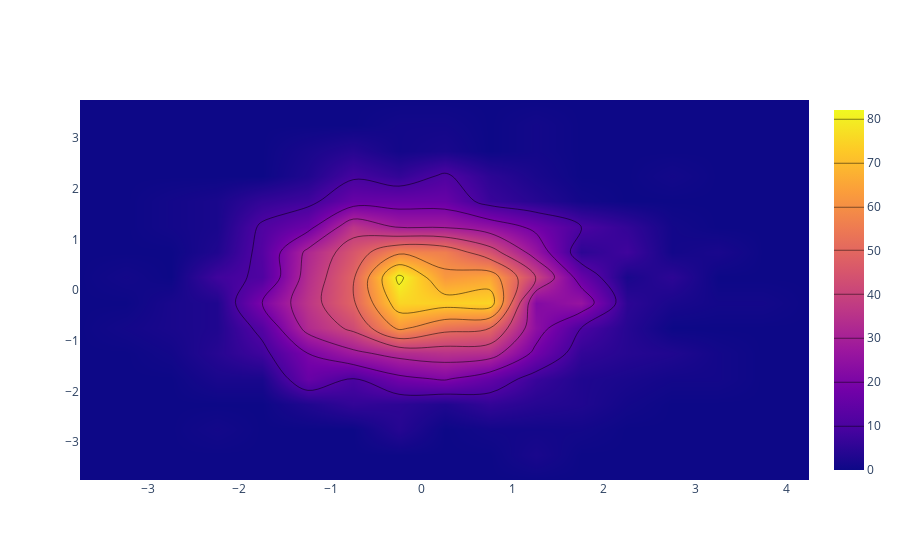

Notebook code for this chart:
### Code cell
import plotly.graph_objs as go
import numpy as np


x = np.random.randn(2000)
y = np.random.randn(2000)

iplot([go.Histogram2dContour(x=x, y=y, contours=dict(coloring='heatmap'))])

### Figure 1 — Plotly figure (JSON) as saved in the notebook; plotly's stock layout.template omitted (floating-point values rounded to 4 significant figures; data arrays with more than 128 entries replaced by an {"elided": "..."} marker saying what was removed)
{"data": [{"contours": {"coloring": "heatmap"}, "type": "histogram2dcontour", "x": {"elided": "2000 float values"}, "y": {"elided": "2000 float values"}}], "layout": {}}
